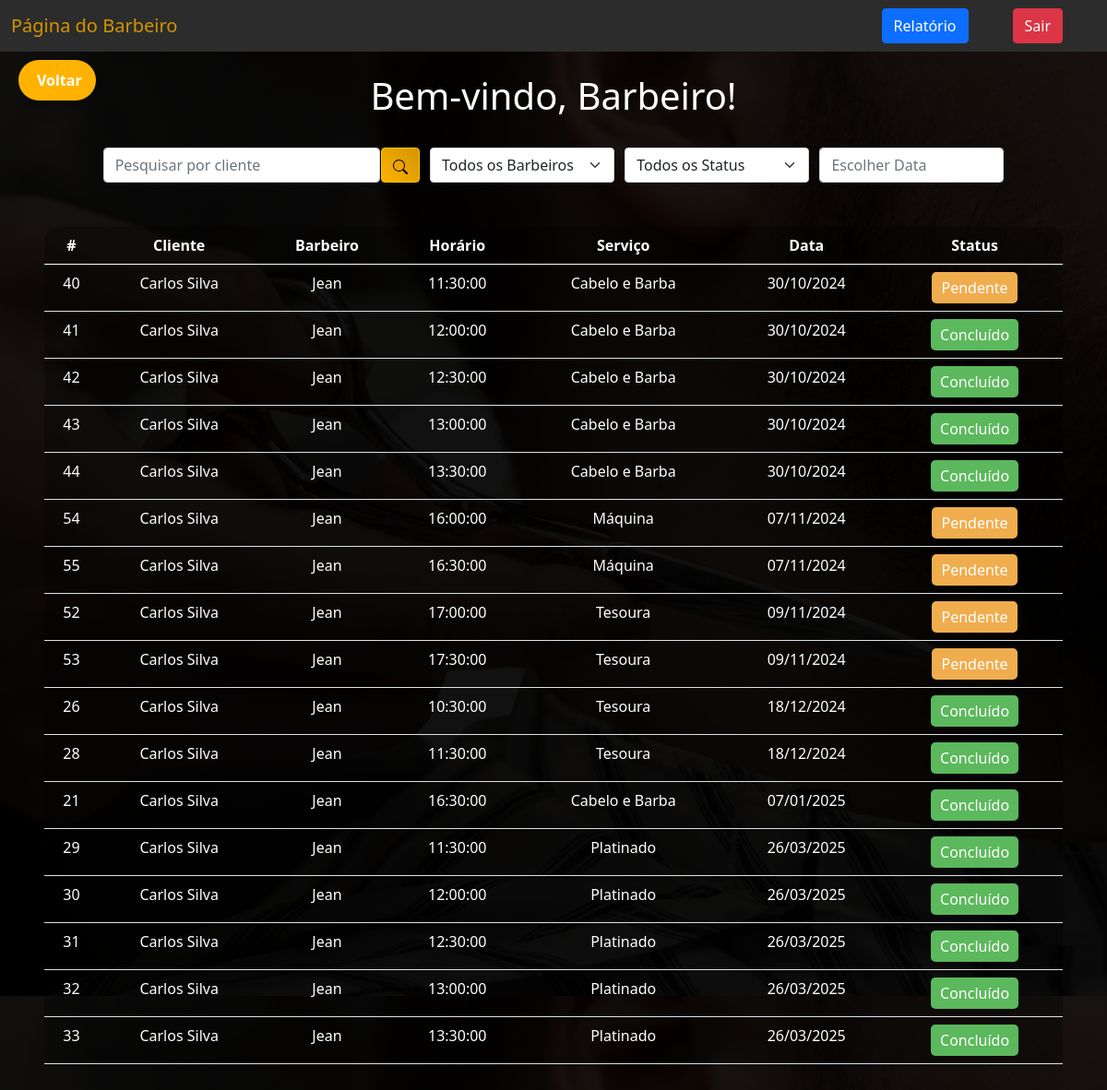
Screenshot of /select2.php?barbeiro=Jean (signed in) with the database file from the repository.
### tables this page shows
CREATE TABLE `agendamentos` (
  `id` int(11) UNSIGNED NOT NULL,
  `usuario_id` int(11) NOT NULL,
  `barbeiro` varchar(250) NOT NULL,
  `servico_id` int(11) UNSIGNED NOT NULL,
  `dia` varchar(250) NOT NULL,
  `horario` time NOT NULL,
  `quantidade` int(11) NOT NULL DEFAULT 1,
  `status` varchar(50) NOT NULL DEFAULT 'Pendente'
);

CREATE TABLE `usuarios` (
  `id` int(11) NOT NULL,
  `nivel` varchar(10) NOT NULL DEFAULT 'cliente',
  `nome` varchar(250) NOT NULL,
  `cpf` varchar(250) NOT NULL,
  `email` varchar(250) NOT NULL,
  `numero` varchar(250) NOT NULL,
  `senha` varchar(250) NOT NULL
);

CREATE TABLE `servicos` (
  `id` int(11) UNSIGNED NOT NULL,
  `nome` varchar(100) NOT NULL,
  `preco` decimal(10,2) NOT NULL
);

### select2.php (the view, shortened to what this page needs)
<?php
include_once('conexao.php');
$filter = "";
$dia = "";
if (!empty($_GET['search'])) {
    $data = $_GET['search'];
    $filter = "WHERE usuarios.nome LIKE '%$data%' OR agendamentos.barbeiro LIKE '%$data%'";
} else if (!empty($_GET['barbeiro'])) {
    $barbeiro = $_GET['barbeiro'];
    $filter = "WHERE agendamentos.barbeiro = '$barbeiro'";
} else if (!empty($_GET['dia'])) {
    $dia = $_GET['dia'];
    $filter = "WHERE agendamentos.dia >= '$dia'";
} else if (!empty($_GET['status'])) {
    $status = $_GET['status'];
    $filter = "WHERE agendamentos.status = '$status'";
}
$sql = "SELECT agendamentos.id, usuarios.nome AS cliente, agendamentos.barbeiro, agendamentos.horario, agendamentos.dia, servicos.nome AS servico, agendamentos.status
        FROM agendamentos
        JOIN usuarios ON agendamentos.usuario_id = usuarios.id
        JOIN servicos ON agendamentos.servico_id = servicos.id
        $filter
        ORDER BY (agendamentos.dia = '$dia') DESC, agendamentos.dia ASC, agendamentos.horario ASC";
$result = $conexao->query($sql);
?>
<!DOCTYPE html>
<html lang="pt-br">
<head>
    <link href="https://cdn.jsdelivr.net/npm/bootstrap@5.0.2/dist/css/bootstrap.min.css" rel="stylesheet">
    <link rel="stylesheet" href="https://cdn.jsdelivr.net/npm/flatpickr/dist/flatpickr.min.css">
</head>
<body>
    <nav class="navbar navbar-expand-lg" style="background-color: #2c2c2c;">
        <div class="container-fluid">
            <a class="navbar-brand" href="#">Página do Barbeiro</a>
        </div>
        <div class="d-flex">
            <a href="relatorio.php" class="btn btn-primary me-5">Relatório</a>
            <a href="sair.php" class="btn btn-danger me-5">Sair</a>
        </div>
    </nav>
    <a href="./select.php" class="btn-voltar">
            <i class='bx bx-left-arrow-alt'></i> Voltar
        </a>
    <br>
    <h1>Bem-vindo, Barbeiro!</h1>
    <br>
    <div class="box-search">
        <input type="search" class="form-control w-25" placeholder="Pesquisar por cliente" id="pesquisar">
        <button onclick="searchData()" class="btn btn-warning" style="background: linear-gradient(45deg, #ffb300, #d39400);">
        </button>
        <select class="dropdown-search form-select" id="barbeiroSelect" onchange="searchBarbeiro()">
            <option value="">Todos os Barbeiros</option>
        </select>
        <select class="dropdown-search form-select" id="statusSelect" onchange="searchStatus()">
            <option value="">Todos os Status</option>
        </select>
        <input type="text" class="form-control dropdown-search" id="dataSelect" placeholder="Escolher Data">
    </div>
    <div class="m-5">
        <table class="table text-white table-bg">
            <thead>
                <tr>
                    <th scope="col">#</th>
                    <th scope="col">Cliente</th>
                    <th scope="col">Barbeiro</th>
                    <th scope="col">Horário</th>
                    <th scope="col">Serviço</th>
                    <th scope="col">Data</th>
                    <th scope="col">Status</th>
                </tr>
            </thead>
            <tbody id="agendamentosTable">
                <?php
                while ($agendamento_data = mysqli_fetch_assoc($result)) {
                    $dataFormatada = date('d/m/Y', strtotime($agendamento_data['dia']));
                    $statusClass = ($agendamento_data['status'] == 'Pendente') ? 'pendente' : 'concluido';
                    echo "<tr>";
                    echo "<td>".$agendamento_data['id']."</td>";
                    echo "<td>".$agendamento_data['cliente']."</td>";
                    echo "<td>".$agendamento_data['barbeiro']."</td>";
                    echo "<td>".$agendamento_data['horario']."</td>";
                    echo "<td>".$agendamento_data['servico']."</td>";
                    echo "<td>".$dataFormatada."</td>";
                    echo "<td><button class='status-btn $statusClass' onclick='alterarStatus(".$agendamento_data['id'].", this)'>".$agendamento_data['status']."</button></td>";
                    echo "</tr>";
                }
                ?>
            </tbody>
        </table>
    </div>
</body>
</html>

### select2.php (style rules this page uses)
body { background-image: url(./imagens/fundo.png); color: white; text-align: center; }
.table-bg { background: rgba(0, 0, 0, 0.3); border-radius: 15px 15px 0 0; }
.box-search { display: flex; justify-content: center; gap: .1%; }
.navbar-brand { color: #d39400; }
.dropdown-search { width: 200px; margin-left: 10px; }
.status-btn { border: none; border-radius: 5px; padding: 5px 10px; cursor: pointer; transition: background-color 0.3s ease; }
.status-btn.pendente { background-color: #f0ad4e; color: white; }
.status-btn.concluido { background-color: #5cb85c; color: white; }
.btn-voltar { position: absolute; top: 65px; left: 20px; display: flex; align-items: center; background: #ffb300; color: #fff; text-decoration: none; padding: 10px 15px; border-radius: 30px; font-size: 16px; font-weight: 600; box-shadow: 0 4px 6px rgba(0, 0, 0, 0.2); transition: background 0.3s, transform 0.2s; }

### rows the page displays
agendamentos: id "40", usuario.nome "Carlos Silva", barbeiro "Jean", horario "11:30:00", servico.nome "Cabelo e Barba", dia "30/10/2024", status "Pendente"
agendamentos: id "41", usuario.nome "Carlos Silva", barbeiro "Jean", horario "12:00:00", servico.nome "Cabelo e Barba", dia "30/10/2024", status "Concluído"
agendamentos: id "42", usuario.nome "Carlos Silva", barbeiro "Jean", horario "12:30:00", servico.nome "Cabelo e Barba", dia "30/10/2024", status "Concluído"
agendamentos: id "43", usuario.nome "Carlos Silva", barbeiro "Jean", horario "13:00:00", servico.nome "Cabelo e Barba", dia "30/10/2024", status "Concluído"
agendamentos: id "44", usuario.nome "Carlos Silva", barbeiro "Jean", horario "13:30:00", servico.nome "Cabelo e Barba", dia "30/10/2024", status "Concluído"
agendamentos: id "54", usuario.nome "Carlos Silva", barbeiro "Jean", horario "16:00:00", servico.nome "Máquina", dia "07/11/2024", status "Pendente"
agendamentos: id "55", usuario.nome "Carlos Silva", barbeiro "Jean", horario "16:30:00", servico.nome "Máquina", dia "07/11/2024", status "Pendente"
agendamentos: id "52", usuario.nome "Carlos Silva", barbeiro "Jean", horario "17:00:00", servico.nome "Tesoura", dia "09/11/2024", status "Pendente"
agendamentos: id "53", usuario.nome "Carlos Silva", barbeiro "Jean", horario "17:30:00", servico.nome "Tesoura", dia "09/11/2024", status "Pendente"
agendamentos: id "26", usuario.nome "Carlos Silva", barbeiro "Jean", horario "10:30:00", servico.nome "Tesoura", dia "18/12/2024", status "Concluído"
agendamentos: id "28", usuario.nome "Carlos Silva", barbeiro "Jean", horario "11:30:00", servico.nome "Tesoura", dia "18/12/2024", status "Concluído"
agendamentos: id "21", usuario.nome "Carlos Silva", barbeiro "Jean", horario "16:30:00", servico.nome "Cabelo e Barba", dia "07/01/2025", status "Concluído"
agendamentos: id "29", usuario.nome "Carlos Silva", barbeiro "Jean", horario "11:30:00", servico.nome "Platinado", dia "26/03/2025", status "Concluído"
agendamentos: id "30", usuario.nome "Carlos Silva", barbeiro "Jean", horario "12:00:00", servico.nome "Platinado", dia "26/03/2025", status "Concluído"
agendamentos: id "31", usuario.nome "Carlos Silva", barbeiro "Jean", horario "12:30:00", servico.nome "Platinado", dia "26/03/2025", status "Concluído"
agendamentos: id "32", usuario.nome "Carlos Silva", barbeiro "Jean", horario "13:00:00", servico.nome "Platinado", dia "26/03/2025", status "Concluído"
agendamentos: id "33", usuario.nome "Carlos Silva", barbeiro "Jean", horario "13:30:00", servico.nome "Platinado", dia "26/03/2025", status "Concluído"
